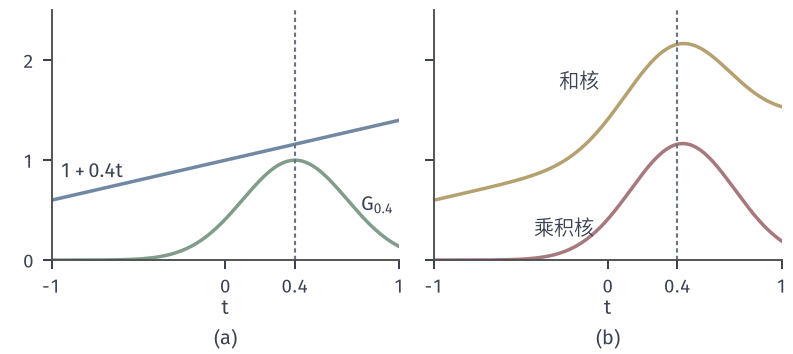

Recreate this plot in Python.
from pathlib import Path
import sys
ROOT = next(p for p in Path(__file__).resolve().parents if (p/"build.sh").is_file() and (p/"tex/book.tex").is_file())
sys.path.insert(0, str(ROOT/"figures/00-shared/mathematical-preliminaries-upper/00-shared/comprehension-figures"))
from support import figure, save, BLUE, GREEN, YELLOW, RED, PURPLE, INK, MUTED, GRID, BLUE_FILL, GREEN_FILL, YELLOW_FILL, RED_FILL, PURPLE_FILL
import numpy as np
from matplotlib.colors import LinearSegmentedColormap
from matplotlib.patches import Rectangle
# x=0.4，t in [-1,1]：仿射核截面 1+0.4t，高斯核截面 exp(-(t-.4)^2/(2*.3^2))，二者之和与逐点乘积。
t = np.linspace(-1, 1, 501); x = .4
a_ = 1+x*t; g = np.exp(-(t-x)**2/(2*.3**2))
fig, axes = figure(width_mm=112, height_mm=50, ncols=2, sharey=True)
fig.set_layout_engine(None)
fig.subplots_adjust(left=.065, right=.985, top=.97, bottom=.265, wspace=.1)
a, b = axes
a.plot(t, a_, color=BLUE, lw=1.4); a.plot(t, g, color=GREEN, lw=1.4)
a.text(-.95, .78, r'$1+0.4t$', color=INK, va='bottom'); a.text(.78, .55, r'$G_{0.4}$', color=INK, va='center', ha='left')
b.plot(t, a_+g, color=YELLOW, lw=1.4); b.plot(t, a_*g, color=RED, lw=1.4)
b.text(-.05, 1.72, '和核', color=INK, ha='right'); b.text(-.08, .25, '乘积核', color=INK, ha='right')
for ax in axes:
    ax.axvline(x, color=MUTED, lw=.85, ls=(0, (2, 1.5))); ax.set_xlim(-1, 1); ax.set_ylim(0, 2.5); ax.set_xticks([-1, 0, .4, 1]); ax.set_xticklabels(['-1', '0', '0.4', '1']); ax.set_yticks([0, 1, 2]); ax.set_xlabel('$t$', labelpad=1)
fig.canvas.draw()
for ax, s in zip(axes, '(a) (b)'.split()):
    q = ax.get_position(); fig.text((q.x0+q.x1)/2, .015, s, ha='center', va='bottom')
save(fig, Path(__file__).resolve().parent, 'figure', {'formula': 'K1=1+xt, K2=exp(-(t-x)^2/(2*0.09)), x=0.4'})
